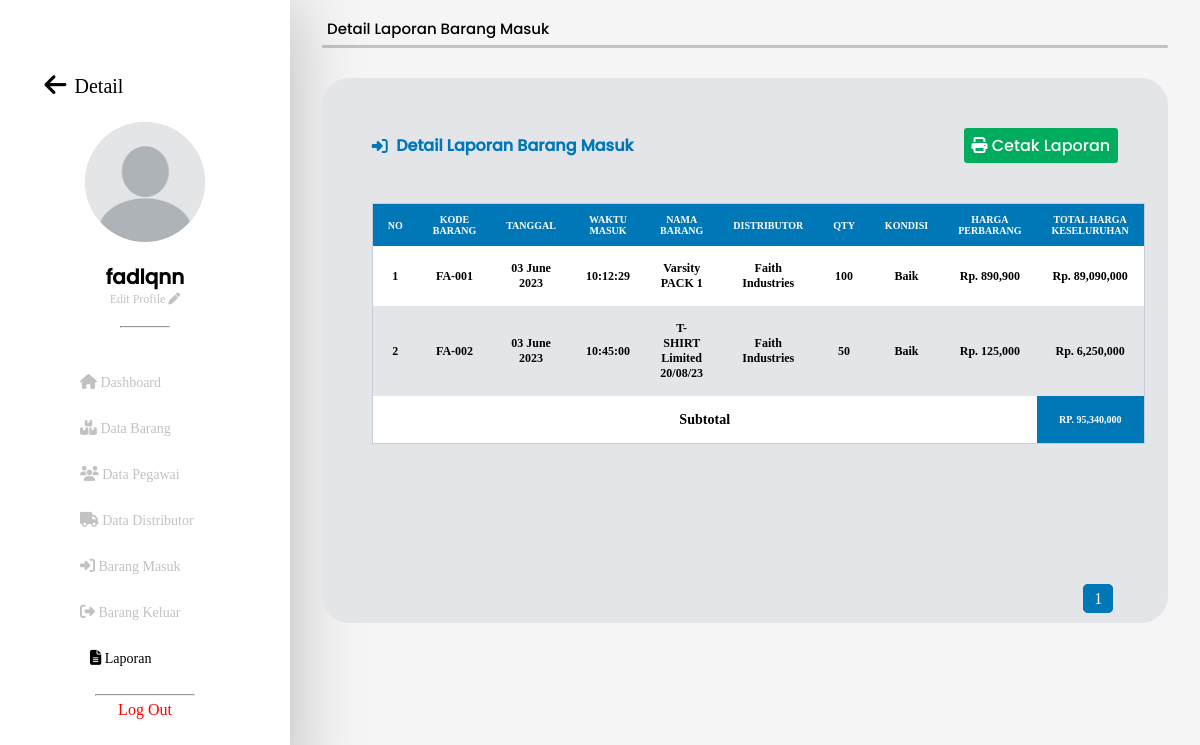
Page /admin/laporan/detail laporan/detail_masuk.php?page=1&tahun=2023&bulan=6 (signed in) on the committed database.
### tables this page shows
CREATE TABLE `biodata` (
  `id_biodata` int(11) NOT NULL,
  `foto` text NOT NULL,
  `username` varchar(50) NOT NULL,
  `password` varchar(50) NOT NULL,
  `nama` varchar(50) NOT NULL,
  `alamat` text NOT NULL,
  `no_telp` varchar(20) NOT NULL,
  `tgl_lahir` date NOT NULL,
  `jk` enum('Laki-laki','Perempuan') NOT NULL,
  `level` int(11) NOT NULL
);

CREATE TABLE `detail_barang_masuk` (
  `id_detail` int(11) NOT NULL,
  `id_masuk` int(11) NOT NULL,
  `id_distributor` int(11) NOT NULL,
  `id_barang` int(11) NOT NULL,
  `id_kondisi` int(11) NOT NULL,
  `jumlah` varchar(10) NOT NULL,
  `subtotal` varchar(10) NOT NULL
);

CREATE TABLE `data_barang` (
  `id_barang` int(11) NOT NULL,
  `id_distributor` int(11) NOT NULL,
  `tgl_masuk` timestamp NOT NULL DEFAULT current_timestamp() ON UPDATE current_timestamp(),
  `kode_barang` varchar(11) NOT NULL,
  `nama_barang` varchar(100) NOT NULL,
  `stock_barang` varchar(5) NOT NULL,
  `harga_barang` varchar(15) NOT NULL,
  `status_barang` enum('Tersedia','Tidak Tersedia','NONAKTIF') NOT NULL
);

CREATE TABLE `data_distributor` (
  `id_distributor` int(11) NOT NULL,
  `nama_distributor` varchar(100) NOT NULL,
  `brand` varchar(50) NOT NULL,
  `alamat_distributor` text NOT NULL,
  `no_telp` varchar(16) NOT NULL,
  `email_distributor` varchar(100) NOT NULL
);

CREATE TABLE `kondisi_barang` (
  `id_kondisi` int(11) NOT NULL,
  `kondisi` varchar(50) NOT NULL
);

### admin/laporan/detail laporan/detail_masuk.php (the view, shortened to what this page needs)
<?php
$username = $_SESSION['username'];
$query = mysqli_query($koneksi, "SELECT * FROM biodata where username = '$username'");
$row = mysqli_fetch_array($query);
$us = $row['username'];
$tahun = isset($_GET['tahun']) ? $_GET['tahun'] : date('Y');
$bulan = isset($_GET['bulan']) ? $_GET['bulan'] : date('m');
if (isset($_GET['page'])) {
    $aktif_page = $_GET['page'];
} else {
    $aktif_page = 1;
}
?>
<!DOCTYPE html>
<html lang="en">
<head>
    <link rel="stylesheet" href="../../../assets/css/edit.css">
    <link rel="stylesheet" href="../../../assets/css/all.min.css">
    <link rel="stylesheet" href="../../../assets/css/fontawesome.min.css">
</head>
<body>
    <div id="content">
        <div class="navbar">
            <div class="back-1">
                <a href="../laporan_barang_masuk.php?page=1">
                    <div class="btn">
                        <div><i class="fa-solid fa-arrow-left"></i></div>
                    </div>
                    <div class="kembali-1">
                        Detail
                    </div>
                </a>
            </div>
            <div class="photo">
                <?php
                $foto =  mysqli_query($koneksi, "SELECT foto FROM biodata where username = '$username'");
                while ($img = mysqli_fetch_array($foto)) { ?>
                    <img src="../../../assets/profile photo/<?= $img['foto'] ?>" alt="photo profile">
                <?php } ?>
            </div>
            <h3><?= $us ?></h3>
            <a href="../../edit profile/edit_profile.php" class="edit_prof">Edit Profile <i class="fa-solid fa-pen"></i></a>
            <hr>
            <div class="nav">
                <div class="data">
                    <ul>
                        <li><a href="../../dashboard.php"><i class="fa-solid fa-house"></i> Dashboard</a></li>
                        <li><a href="../../data barang/data_barang.php?page=1"><i class="fa-solid fa-boxes-stacked"></i> Data Barang</a></li>
                        <li><a href="../../data pegawai/data_pegawai.php?page=1"><i class="fa-solid fa-users"></i> Data Pegawai</a></li>
                        <li><a href="../../data distributor/data_distributor.php?page=1"><i class="fa-solid fa-truck"></i> Data Distributor</a></li>
                        <li><a href="../../barang masuk/barang_masuk.php?page=1"><i class="fa-solid fa-right-to-bracket"></i> Barang Masuk</a></li>
                        <li><a href="../../barang keluar/barang_keluar.php?page=1"><i class="fa-solid fa-right-from-bracket"></i> Barang Keluar</a></li>
                        <li><a href="../../laporan/laporan.php" class="link-active"><i class="fa-solid fa-file-lines"></i> Laporan</a></li>
                    </ul>
                    <hr>
                    <span><a href="../../../koneksi/logout.php" onclick="return confirm('Yakin Untuk Keluar Dari Website?')">Log Out</a></span>
                </div>
            </div>
        </div>
        <div class="container">
            <div class="head">
                <span>Detail Laporan Barang Masuk</span>
            </div>
            <div class="line"></div>
            <div class="isi">
                <div class="text">
                    <div class="text1">
                        <b class="judul-isi"><i class="fa-solid fa-right-to-bracket"></i>&nbsp; Detail Laporan Barang Masuk</b>
                        <a href="../cetak laporan/fpdf/cetak_laporan_masuk.php?tahun=<?= $tahun ?>&bulan=<?= $bulan ?> "><i class="fa-solid fa-print"></i> Cetak Laporan</a>
                    </div>
                </div>
                <div class="isi-barang">
                    <div class="table">
                        <table>
                            <tr>
                                <th>no</th>
                                <th>kode barang</th>
                                <th>tanggal</th>
                                <th>Waktu masuk</th>
                                <th>nama barang</th>
                                <th>distributor</th>
                                <th>QTY</th>
                                <th>kondisi</th>
                                <th>harga perbarang</th>
                                <th>total harga keseluruhan</th>
                            </tr>
                            <?php
                            include '../../../koneksi/koneksi.php';
                            $tahun = isset($_GET['tahun']) ? $_GET['tahun'] : date('Y');
                            $bulan = isset($_GET['bulan']) ? $_GET['bulan'] : date('m');
                            $data_page = mysqli_query($koneksi, "SELECT * FROM `barang_masuk`
                            INNER JOIN detail_barang_masuk ON barang_masuk.id_masuk = detail_barang_masuk.id_masuk
                            INNER JOIN data_barang ON detail_barang_masuk.id_barang = data_barang.id_barang
                            INNER JOIN data_distributor ON detail_barang_masuk.id_distributor = data_distributor.id_distributor
                            INNER JOIN kondisi_barang ON detail_barang_masuk.id_kondisi = kondisi_barang.id_kondisi
                            WHERE YEAR(barang_masuk.tgl_masuk) = '$tahun' AND MONTH(barang_masuk.tgl_masuk) = '$bulan' ");
                            $data_batas = 4;
                            $total_data = mysqli_num_rows($data_page);
                            if ($total_data > 0) {
                                $jumlah_pagination = ceil($total_data / $data_batas);
                            } else {
                                $jumlah_pagination = 1;
                            }
                            if (isset($_GET['page'])) {
                                $aktif_page = $_GET['page'];
                            } else {
                                $aktif_page = 1;
                            }
                            $jumlah_link = 5;
                            if ($aktif_page > $jumlah_link) {
                                $start_number = $aktif_page - $jumlah_link;
                            } else {
                                $start_number = 1;
                            }
                            if ($aktif_page < ($jumlah_pagination -  $jumlah_link)) {
                                $end_number = $aktif_page + $jumlah_link;
                            } else {
                                $end_number = $jumlah_pagination;
                            }
                            $data_awal = ($aktif_page * $data_batas) - $data_batas;
                            $data_halaman = mysqli_query($koneksi, "SELECT * FROM `barang_masuk`
                            INNER JOIN detail_barang_masuk ON barang_masuk.id_masuk = detail_barang_masuk.id_masuk
                            INNER JOIN data_barang ON detail_barang_masuk.id_barang = data_barang.id_barang
                            INNER JOIN data_distributor ON detail_barang_masuk.id_distributor = data_distributor.id_distributor
                            INNER JOIN kondisi_barang ON detail_barang_masuk.id_kondisi = kondisi_barang.id_kondisi
                            WHERE YEAR (barang_masuk.tgl_masuk) = '$tahun' AND MONTH (barang_masuk.tgl_masuk) = '$bulan' LIMIT $data_awal,$data_batas");
                            $no = 1 + $data_awal;
                            $sub = mysqli_query($koneksi, "SELECT SUM(data_barang.harga_barang * detail_barang_masuk.jumlah) AS subtotal FROM `barang_masuk`
                            INNER JOIN detail_barang_masuk ON barang_masuk.id_masuk = detail_barang_masuk.id_masuk
                            INNER JOIN data_barang ON detail_barang_masuk.id_barang = data_barang.id_barang
                            INNER JOIN data_distributor ON detail_barang_masuk.id_distributor = data_distributor.id_distributor
                            INNER JOIN kondisi_barang ON detail_barang_masuk.id_kondisi = kondisi_barang.id_kondisi
                            WHERE YEAR (barang_masuk.tgl_masuk) = '$tahun' AND MONTH (barang_masuk.tgl_masuk) = '$bulan' ");
                            $subtotal = mysqli_fetch_assoc($sub);
                            while ($user_data = mysqli_fetch_array($data_halaman)) {
                                $kode_barang = $user_data['kode_barang'];
                                $nama = $user_data['nama_barang'];
                                $distributor = $user_data['nama_distributor'];
                                $stock = (int)$user_data['jumlah'];
                                $harga = (int)$user_data['harga_barang'];
                                $tanggal = (date('d F Y', strtotime($user_data['tgl_masuk'])));
                                $jam = (date('H:i:s', strtotime($user_data['tgl_masuk'])));
                                $kondisi = $user_data['kondisi'];
                            ?>
                                <tr>
                                    <td><?php echo $no++ ?></td>
                                    <td><?= $kode_barang ?></td>
                                    <td><?= $tanggal ?></td>
                                    <td><?= $jam ?></td>
                                    <td><?= $nama ?></td>
                                    <td><?= $distributor ?></td>
                                    <td><?= $stock ?></td>
                                    <td><?= $kondisi ?></td>
                                    <td><?= "Rp. " . number_format($harga) ?></td>
                                    <td><?= "Rp. " . number_format($total_sub = $stock * $harga) ?></td>
                                </tr>
                            <?php
                            }
                            ?>
                            <tr>
                                <td colspan="9">
                                    <h3><b>Subtotal</b></h3>
                                </td>
                                <th><?= "Rp. " . number_format($subtotal['subtotal']) ?></th>
                            </tr>
                        </table>
                        <div class="pagination">
                            <?php
                            for ($i = $start_number; $i <= $end_number; $i++) {
                                if (@$_GET['page'] == $i) {
                                    $active = 'active';
                                } else {
                                    $active = '';
                                }
                                echo '<a class="' . $active . '" href="?tahun=' . $tahun . '&bulan=' . $bulan . '&page=' . $i . '">' . $i . '</a>';
                            }
                            ?>
                        </div>
</body>
</html>

### assets/css/edit.css (style rules this page uses)
* { margin: 0; padding: 0; box-sizing: border-box; }
body { background-color: whitesmoke; position: relative; overflow-x: hidden; margin: 0; min-height: 100%; }
.navbar { position: relative; width: 300px; height: 100vh; background-color: #ffff; box-shadow: 0px 4px 69px rgba(0, 0, 0, 0.25); justify-content: center; align-items: center; text-align: center; display: flex; flex-direction: column; }
.navbar .back-1 { width: 1px; }
.navbar .back-1 .btn { width: 1px; }
.navbar .back-1 .btn div { color: black; position: relative; height: 20px; width: 20px; right: 100px; margin-top: 8px; font-size: 25px; }
.navbar .back-1 .kembali-1 { position: relative; color: black; right: 70px; bottom: 17px; font-size: 20px; }
.photo { background-color: #d9d9d9; width: 120px; height: 120px; align-items: center; border-radius: 50%; justify-content: center; margin-top: 7px; margin-bottom: 10px; overflow: hidden; object-fit: cover; }
.navbar img { width: 100%; height: 100%; object-fit: cover; border-radius: 50%; max-width: 120px; max-height: 120px; }
.nav { position: relative; width: 250px; height: 400px; border-radius: 39px; margin: 0 20px; padding-top: 10px; }
.navbar h3 { font-family: poppins2; color: black; margin-top: 10px; margin-bottom: -10px; font-size: 20px; }
.navbar a { font-family: interreg; color: #c3c1c1; text-decoration: none; margin: 10px auto; transition: 0.3s ease-in-out; }
.edit_prof { font-size: 12px; }
.navbar .link-active { background-color: white; color: black; padding: 10px 10px; border-radius: 8px; font-family: interbold; }
.nav .data ul { text-decoration: none; list-style: none; margin-left: 35px; }
.nav .data li { margin: 25px; font-size: 14px; font-weight: 500; font-family: poppins2; text-align: left; }
.nav .data li i { font-size: 15px; }
.navbar hr { width: 50px; margin: 9px auto; color: #c3c1c1; }
.data hr { width: 100px; margin: 0 auto 5px; color: #c3c1c1; }
.data a { color: #c3c1c1; }
.data span a { color: red; }
#content { display: flex; height: 100vh; }
.container { width: 100%; }
.container span { font-size: 15px; font-weight: 500; font-family: poppins2; font-style: normal; margin-top: 12px; padding: 5px 9px; display: flex; }
.container .head span { padding: 5px 37px; }
.container .line { width: 93%; height: 3px; border-radius: 10px; background-color: #c3c1c1; margin: 0 auto; }
.container .isi { background-color: #e4e5e8; width: 93%; height: 545px; margin: 0 auto; padding: 50px; margin-top: 30px; border-radius: 27px; position: relative; }
.isi .text { font-family: poppins2; margin-bottom: 40px; }
.container .text .text1 .judul-isi { color: #0077b6; display: flex; justify-content: center; align-items: center; }
.container .text .text1 { display: flex; justify-content: space-between; }
.container .text .text1 a { background-color: #00ac5e; padding: 5px 8px; text-decoration: none; color: #fff; font-weight: 400; border-radius: 3px; }
.isi-barang .table { border-bottom-right-radius: 16px; border-bottom-left-radius: 16px; height: 55vh; }
.table table tr th { text-transform: uppercase; font-family: interreg; background-color: #0077B6; padding: 10px 15px; color: #fff; font-size: 10px; border-color: #354f52; }
.table table tr td { padding: 15px; font-family: interlight; font-size: 12px; font-weight: bold; border-color: #cad2c5; }
.table table tr:nth-child(even) { background-color: white; }
.table table { width: 100%; text-align: center; border-collapse: collapse; border-color: transparent; border: 1px solid #c3ceda; }
.pagination { position: absolute; bottom: 0; right: 0; margin-right: 50px; margin-bottom: 15px; }
.pagination .active { background-color: #0077B6; border: 1px #0077B6 solid; margin-right: 5px; margin-left: 5px; padding: 5px 10px; font-family: interreg; color: white; text-decoration: none; right: 0; border-radius: 5px; text-decoration: none; }

### rows in the picture
biodata: foto (placeholder picture), username "fadlqnn"
detail_barang_masuk: data_barang.kode_barang "FA-001", data_barang.tgl_masuk "03 June 2023", data_barang.tgl_masuk "10:12:29", data_barang.nama_barang "Varsity PACK 1", id_distributor.nama_distributor "Faith Industries", jumlah "100", id_kondisi.kondisi "Baik", data_barang.harga_barang "890,900", $total_sub=$stock*$harga "89,090,000"
detail_barang_masuk: data_barang.kode_barang "FA-002", data_barang.tgl_masuk "03 June 2023", data_barang.tgl_masuk "10:45:00", data_barang.nama_barang "T-SHIRT Limited 20/08/23", id_distributor.nama_distributor "Faith Industries", jumlah "50", id_kondisi.kondisi "Baik", data_barang.harga_barang "125,000", $total_sub=$stock*$harga "6,250,000"

### other values in the picture
$subtotal['subtotal'] "95,340,000"
